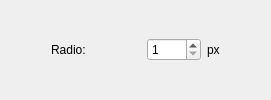
                  <widget class="QWidget" name="pageCircle_2">
                   <layout class="QGridLayout" name="gridLayout_10">
                    <item row="0" column="2">
                     <spacer name="horizontalSpacer_60">
                      <property name="orientation">
                       <enum>Qt::Horizontal</enum>
                      </property>
                      <property name="sizeHint" stdset="0">
                       <size>
                        <width>40</width>
                        <height>20</height>
                       </size>
                      </property>
                     </spacer>
                    </item>
                    <item row="0" column="4">
                     <widget class="QLabel" name="label_65">
                      <property name="text">
                       <string>px</string>
                      </property>
                     </widget>
                    </item>
                    <item row="0" column="1">
                     <widget class="QLabel" name="label_66">
                      <property name="minimumSize">
                       <size>
                        <width>50</width>
                        <height>0</height>
                       </size>
                      </property>
                      <property name="text">
                       <string>Radio:</string>
                      </property>
                     </widget>
                    </item>
                    <item row="0" column="0">
                     <spacer name="horizontalSpacer_61">
                      <property name="orientation">
                       <enum>Qt::Horizontal</enum>
                      </property>
                      <property name="sizeHint" stdset="0">
                       <size>
                        <width>40</width>
                        <height>20</height>
                       </size>
                      </property>
                     </spacer>
                    </item>
                    <item row="0" column="3">
                     <widget class="QSpinBox" name="spinBoxRadio_2">
                      <property name="readOnly">
                       <bool>false</bool>
                      </property>
                      <property name="minimum">
                       <number>1</number>
                      </property>
                      <property name="maximum">
                       <number>9999</number>
                      </property>
                     </widget>
                    </item>
                    <item row="0" column="5">
                     <spacer name="horizontalSpacer_62">
                      <property name="orientation">
                       <enum>Qt::Horizontal</enum>
                      </property>
                      <property name="sizeHint" stdset="0">
                       <size>
                        <width>40</width>
                        <height>20</height>
                       </size>
                      </property>
                     </spacer>
                    </item>
                   </layout>
                  </widget>
